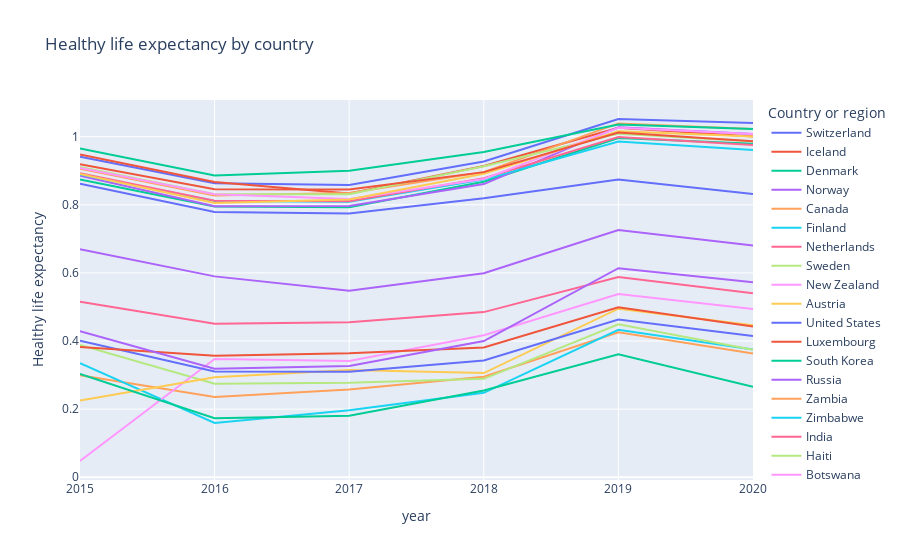

This figure's notebook cell:
### Markdown cell above
### Healthy Life Expectancy

### Code cell
plot_line('Healthy life expectancy')

### Figure 1 — Plotly figure (JSON) as saved in the notebook; plotly's stock layout.template omitted (floating-point values rounded to 4 significant figures)
{"data": [{"hovertemplate": "Country or region=Switzerland<br>year=%{x}<br>Healthy life expectancy=%{y}<extra></extra>", "legendgroup": "Switzerland", "line": {"color": "#636efa", "dash": "solid"}, "mode": "lines", "name": "Switzerland", "orientation": "v", "showlegend": true, "type": "scatter", "x": [2015, 2016, 2017, 2018, 2019, 2020], "xaxis": "x", "y": [0.9414, 0.863, 0.8581, 0.927, 1.052, 1.041], "yaxis": "y"}, {"hovertemplate": "Country or region=Iceland<br>year=%{x}<br>Healthy life expectancy=%{y}<extra></extra>", "legendgroup": "Iceland", "line": {"color": "#EF553B", "dash": "solid"}, "mode": "lines", "name": "Iceland", "orientation": "v", "showlegend": true, "type": "scatter", "x": [2015, 2016, 2017, 2018, 2019, 2020], "xaxis": "x", "y": [0.9478, 0.8673, 0.8336, 0.914, 1.026, 1.001], "yaxis": "y"}, {"hovertemplate": "Country or region=Denmark<br>year=%{x}<br>Healthy life expectancy=%{y}<extra></extra>", "legendgroup": "Denmark", "line": {"color": "#00cc96", "dash": "solid"}, "mode": "lines", "name": "Denmark", "orientation": "v", "showlegend": true, "type": "scatter", "x": [2015, 2016, 2017, 2018, 2019, 2020], "xaxis": "x", "y": [0.8746, 0.795, 0.7926, 0.868, 0.996, 0.9793], "yaxis": "y"}, {"hovertemplate": "Country or region=Norway<br>year=%{x}<br>Healthy life expectancy=%{y}<extra></extra>", "legendgroup": "Norway", "line": {"color": "#ab63fa", "dash": "solid"}, "mode": "lines", "name": "Norway", "orientation": "v", "showlegend": true, "type": "scatter", "x": [2015, 2016, 2017, 2018, 2019, 2020], "xaxis": "x", "y": [0.8852, 0.7958, 0.7967, 0.861, 1.028, 1.008], "yaxis": "y"}, {"hovertemplate": "Country or region=Canada<br>year=%{x}<br>Healthy life expectancy=%{y}<extra></extra>", "legendgroup": "Canada", "line": {"color": "#FFA15A", "dash": "solid"}, "mode": "lines", "name": "Canada", "orientation": "v", "showlegend": true, "type": "scatter", "x": [2015, 2016, 2017, 2018, 2019, 2020], "xaxis": "x", "y": [0.9056, 0.8276, 0.8346, 0.896, 1.039, 1.023], "yaxis": "y"}, {"hovertemplate": "Country or region=Finland<br>year=%{x}<br>Healthy life expectancy=%{y}<extra></extra>", "legendgroup": "Finland", "line": {"color": "#19d3f3", "dash": "solid"}, "mode": "lines", "name": "Finland", "orientation": "v", "showlegend": true, "type": "scatter", "x": [2015, 2016, 2017, 2018, 2019, 2020], "xaxis": "x", "y": [0.8891, 0.8109, 0.8092, 0.874, 0.986, 0.9613], "yaxis": "y"}, {"hovertemplate": "Country or region=Netherlands<br>year=%{x}<br>Healthy life expectancy=%{y}<extra></extra>", "legendgroup": "Netherlands", "line": {"color": "#FF6692", "dash": "solid"}, "mode": "lines", "name": "Netherlands", "orientation": "v", "showlegend": true, "type": "scatter", "x": [2015, 2016, 2017, 2018, 2019, 2020], "xaxis": "x", "y": [0.8928, 0.8123, 0.8107, 0.878, 0.999, 0.9757], "yaxis": "y"}, {"hovertemplate": "Country or region=Sweden<br>year=%{x}<br>Healthy life expectancy=%{y}<extra></extra>", "legendgroup": "Sweden", "line": {"color": "#B6E880", "dash": "solid"}, "mode": "lines", "name": "Sweden", "orientation": "v", "showlegend": true, "type": "scatter", "x": [2015, 2016, 2017, 2018, 2019, 2020], "xaxis": "x", "y": [0.9109, 0.8312, 0.8309, 0.913, 1.009, 0.9865], "yaxis": "y"}, {"hovertemplate": "Country or region=New Zealand<br>year=%{x}<br>Healthy life expectancy=%{y}<extra></extra>", "legendgroup": "New Zealand", "line": {"color": "#FF97FF", "dash": "solid"}, "mode": "lines", "name": "New Zealand", "orientation": "v", "showlegend": true, "type": "scatter", "x": [2015, 2016, 2017, 2018, 2019, 2020], "xaxis": "x", "y": [0.9084, 0.831, 0.8168, 0.876, 1.026, 1.008], "yaxis": "y"}, {"hovertemplate": "Country or region=Austria<br>year=%{x}<br>Healthy life expectancy=%{y}<extra></extra>", "legendgroup": "Austria", "line": {"color": "#FECB52", "dash": "solid"}, "mode": "lines", "name": "Austria", "orientation": "v", "showlegend": true, "type": "scatter", "x": [2015, 2016, 2017, 2018, 2019, 2020], "xaxis": "x", "y": [0.8904, 0.8056, 0.8153, 0.891, 1.016, 1.001], "yaxis": "y"}, {"hovertemplate": "Country or region=United States<br>year=%{x}<br>Healthy life expectancy=%{y}<extra></extra>", "legendgroup": "United States", "line": {"color": "#636efa", "dash": "solid"}, "mode": "lines", "name": "United States", "orientation": "v", "showlegend": true, "type": "scatter", "x": [2015, 2016, 2017, 2018, 2019, 2020], "xaxis": "x", "y": [0.8618, 0.779, 0.7743, 0.819, 0.874, 0.8316], "yaxis": "y"}, {"hovertemplate": "Country or region=Luxembourg<br>year=%{x}<br>Healthy life expectancy=%{y}<extra></extra>", "legendgroup": "Luxembourg", "line": {"color": "#EF553B", "dash": "solid"}, "mode": "lines", "name": "Luxembourg", "orientation": "v", "showlegend": true, "type": "scatter", "x": [2015, 2016, 2017, 2018, 2019, 2020], "xaxis": "x", "y": [0.9189, 0.8454, 0.8451, 0.896, 1.012, 0.9864], "yaxis": "y"}, {"hovertemplate": "Country or region=South Korea<br>year=%{x}<br>Healthy life expectancy=%{y}<extra></extra>", "legendgroup": "South Korea", "line": {"color": "#00cc96", "dash": "solid"}, "mode": "lines", "name": "South Korea", "orientation": "v", "showlegend": true, "type": "scatter", "x": [2015, 2016, 2017, 2018, 2019, 2020], "xaxis": "x", "y": [0.9654, 0.8864, 0.9002, 0.955, 1.036, 1.023], "yaxis": "y"}, {"hovertemplate": "Country or region=Russia<br>year=%{x}<br>Healthy life expectancy=%{y}<extra></extra>", "legendgroup": "Russia", "line": {"color": "#ab63fa", "dash": "solid"}, "mode": "lines", "name": "Russia", "orientation": "v", "showlegend": true, "type": "scatter", "x": [2015, 2016, 2017, 2018, 2019, 2020], "xaxis": "x", "y": [0.6693, 0.5899, 0.5473, 0.599, 0.726, 0.6804], "yaxis": "y"}, {"hovertemplate": "Country or region=Zambia<br>year=%{x}<br>Healthy life expectancy=%{y}<extra></extra>", "legendgroup": "Zambia", "line": {"color": "#FFA15A", "dash": "solid"}, "mode": "lines", "name": "Zambia", "orientation": "v", "showlegend": true, "type": "scatter", "x": [2015, 2016, 2017, 2018, 2019, 2020], "xaxis": "x", "y": [0.2992, 0.2357, 0.2578, 0.295, 0.426, 0.3636], "yaxis": "y"}, {"hovertemplate": "Country or region=Zimbabwe<br>year=%{x}<br>Healthy life expectancy=%{y}<extra></extra>", "legendgroup": "Zimbabwe", "line": {"color": "#19d3f3", "dash": "solid"}, "mode": "lines", "name": "Zimbabwe", "orientation": "v", "showlegend": true, "type": "scatter", "x": [2015, 2016, 2017, 2018, 2019, 2020], "xaxis": "x", "y": [0.3347, 0.1595, 0.1968, 0.248, 0.433, 0.375], "yaxis": "y"}, {"hovertemplate": "Country or region=India<br>year=%{x}<br>Healthy life expectancy=%{y}<extra></extra>", "legendgroup": "India", "line": {"color": "#FF6692", "dash": "solid"}, "mode": "lines", "name": "India", "orientation": "v", "showlegend": true, "type": "scatter", "x": [2015, 2016, 2017, 2018, 2019, 2020], "xaxis": "x", "y": [0.5153, 0.4509, 0.4554, 0.485, 0.588, 0.5406], "yaxis": "y"}, {"hovertemplate": "Country or region=Haiti<br>year=%{x}<br>Healthy life expectancy=%{y}<extra></extra>", "legendgroup": "Haiti", "line": {"color": "#B6E880", "dash": "solid"}, "mode": "lines", "name": "Haiti", "orientation": "v", "showlegend": true, "type": "scatter", "x": [2015, 2016, 2017, 2018, 2019, 2020], "xaxis": "x", "y": [0.3885, 0.2749, 0.2773, 0.289, 0.449, 0.3744], "yaxis": "y"}, {"hovertemplate": "Country or region=Botswana<br>year=%{x}<br>Healthy life expectancy=%{y}<extra></extra>", "legendgroup": "Botswana", "line": {"color": "#FF97FF", "dash": "solid"}, "mode": "lines", "name": "Botswana", "orientation": "v", "showlegend": true, "type": "scatter", "x": [2015, 2016, 2017, 2018, 2019, 2020], "xaxis": "x", "y": [0.04776, 0.3475, 0.3418, 0.417, 0.538, 0.4941], "yaxis": "y"}, {"hovertemplate": "Country or region=Malawi<br>year=%{x}<br>Healthy life expectancy=%{y}<extra></extra>", "legendgroup": "Malawi", "line": {"color": "#FECB52", "dash": "solid"}, "mode": "lines", "name": "Malawi", "orientation": "v", "showlegend": true, "type": "scatter", "x": [2015, 2016, 2017, 2018, 2019, 2020], "xaxis": "x", "y": [0.2256, 0.2936, 0.3151, 0.306, 0.495, 0.4462], "yaxis": "y"}, {"hovertemplate": "Country or region=Yemen<br>year=%{x}<br>Healthy life expectancy=%{y}<extra></extra>", "legendgroup": "Yemen", "line": {"color": "#636efa", "dash": "solid"}, "mode": "lines", "name": "Yemen", "orientation": "v", "showlegend": true, "type": "scatter", "x": [2015, 2016, 2017, 2018, 2019, 2020], "xaxis": "x", "y": [0.4006, 0.3105, 0.3101, 0.343, 0.463, 0.415], "yaxis": "y"}, {"hovertemplate": "Country or region=Tanzania<br>year=%{x}<br>Healthy life expectancy=%{y}<extra></extra>", "legendgroup": "Tanzania", "line": {"color": "#EF553B", "dash": "solid"}, "mode": "lines", "name": "Tanzania", "orientation": "v", "showlegend": true, "type": "scatter", "x": [2015, 2016, 2017, 2018, 2019, 2020], "xaxis": "x", "y": [0.3821, 0.357, 0.3645, 0.381, 0.499, 0.4427], "yaxis": "y"}, {"hovertemplate": "Country or region=Afghanistan<br>year=%{x}<br>Healthy life expectancy=%{y}<extra></extra>", "legendgroup": "Afghanistan", "line": {"color": "#00cc96", "dash": "solid"}, "mode": "lines", "name": "Afghanistan", "orientation": "v", "showlegend": true, "type": "scatter", "x": [2015, 2016, 2017, 2018, 2019, 2020], "xaxis": "x", "y": [0.3034, 0.1734, 0.1807, 0.255, 0.361, 0.2661], "yaxis": "y"}, {"hovertemplate": "Country or region=Rwanda<br>year=%{x}<br>Healthy life expectancy=%{y}<extra></extra>", "legendgroup": "Rwanda", "line": {"color": "#ab63fa", "dash": "solid"}, "mode": "lines", "name": "Rwanda", "orientation": "v", "showlegend": true, "type": "scatter", "x": [2015, 2016, 2017, 2018, 2019, 2020], "xaxis": "x", "y": [0.4286, 0.3186, 0.3264, 0.4, 0.614, 0.5724], "yaxis": "y"}], "layout": {"legend": {"title": {"text": "Country or region"}, "tracegroupgap": 0}, "title": {"text": "Healthy life expectancy by country"}, "xaxis": {"anchor": "y", "domain": [0, 1], "title": {"text": "year"}}, "yaxis": {"anchor": "x", "domain": [0, 1], "title": {"text": "Healthy life expectancy"}}}}
